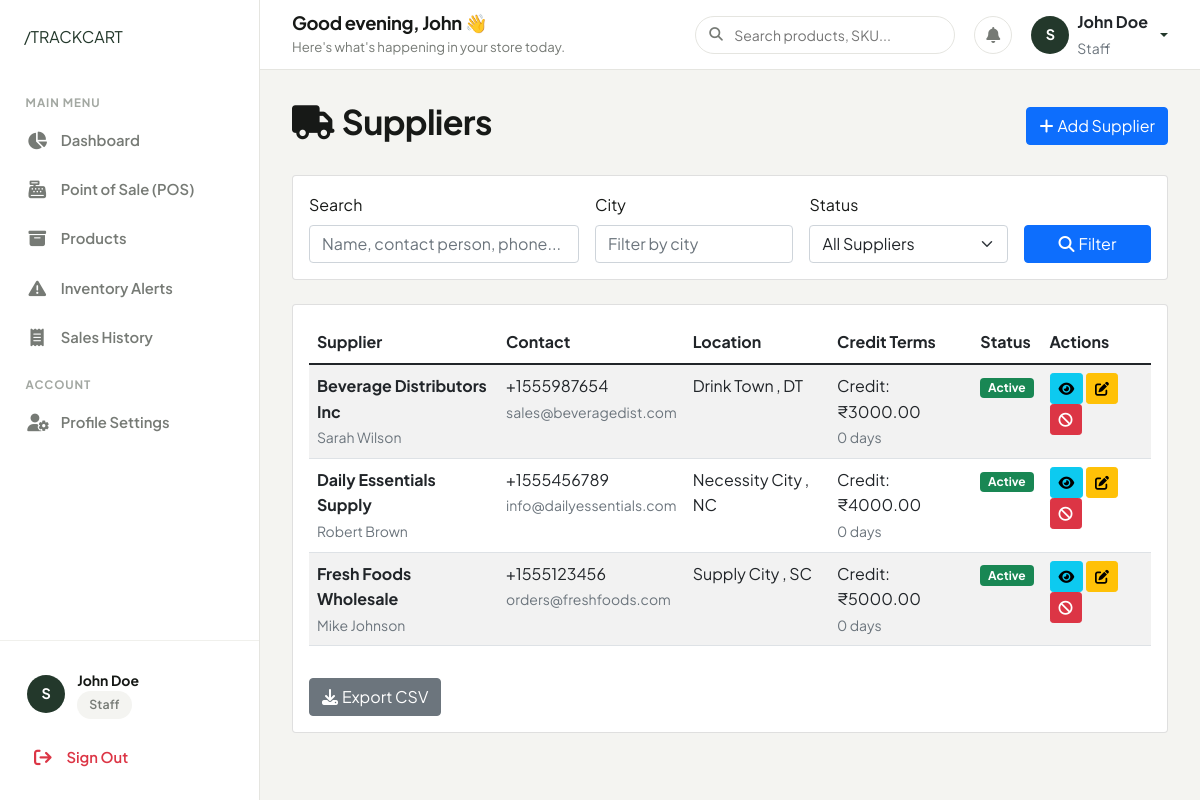
The page /suppliers/ (signed in) on the database its author committed.
### authentication/models.py (models this page shows, shortened)
class UserProfile(models.Model):
    ROLE_CHOICES = [
        ('admin', 'Admin'),
        ('staff', 'Staff'),
    ]
    user = models.OneToOneField(User, on_delete=models.CASCADE)
    role = models.CharField(max_length=10, choices=ROLE_CHOICES, default='staff')
    phone = models.CharField(max_length=15, blank=True, null=True)
    address = models.TextField(blank=True, null=True)
    created_at = models.DateTimeField(auto_now_add=True)
    updated_at = models.DateTimeField(auto_now=True)
    @property
    def is_admin(self):
        return self.role == 'admin'

### suppliers/models.py (models this page shows, shortened)
class Supplier(models.Model):
    name = models.CharField(max_length=200)
    contact_person = models.CharField(max_length=100, blank=True, null=True)
    phone_regex = RegexValidator(regex=r'^\+?1?\d{9,15}$', message="Phone number must be entered in the format: '+999999999'. Up to 15 digits allowed.")
    phone = models.CharField(validators=[phone_regex], max_length=17)
    email = models.EmailField(blank=True, null=True)
    address = models.TextField()
    city = models.CharField(max_length=100)
    state = models.CharField(max_length=100, blank=True, null=True)
    pincode = models.CharField(max_length=10, blank=True, null=True)
    gst_number = models.CharField(max_length=15, blank=True, null=True, help_text="GST Registration Number")
    pan_number = models.CharField(max_length=10, blank=True, null=True, help_text="PAN Number")
    bank_name = models.CharField(max_length=100, blank=True, null=True)
    account_number = models.CharField(max_length=20, blank=True, null=True)
    ifsc_code = models.CharField(max_length=11, blank=True, null=True)
    credit_limit = models.DecimalField(max_digits=10, decimal_places=2, default=0, help_text="Credit limit for this supplier")
    credit_days = models.IntegerField(default=0, help_text="Credit payment days")
    notes = models.TextField(blank=True, null=True)
    is_active = models.BooleanField(default=True)
    created_by = models.ForeignKey(User, on_delete=models.PROTECT)
    created_at = models.DateTimeField(auto_now_add=True)
    updated_at = models.DateTimeField(auto_now=True)
    class Meta:
        ordering = ['name']

### suppliers/views.py (the view, shortened to what this page needs)
# urls.py: path('', views.supplier_list, name='supplier_list'),
@login_required
def supplier_list(request):
    search_query = request.GET.get('search', '')
    city_filter = request.GET.get('city', '')
    status_filter = request.GET.get('status', '')
    suppliers = Supplier.objects.all()
    if city_filter:
        suppliers = suppliers.filter(city__icontains=city_filter)
    if status_filter == 'active':
        suppliers = suppliers.filter(is_active=True)
    elif status_filter == 'inactive':
        suppliers = suppliers.filter(is_active=False)
    cities = Supplier.objects.values_list('city', flat=True).distinct().order_by('city')
    context = {
        'suppliers': suppliers,
        'cities': cities,
        'search_query': search_query,
        'city_filter': city_filter,
        'status_filter': status_filter,
    }
    return render(request, 'suppliers/supplier_list.html', context)

### templates/suppliers/supplier_list.html (shortened to what this page needs)
{% extends 'base.html' %}
{% block content %}
<div class="d-flex justify-content-between align-items-center mb-4">
    <h2><i class="fas fa-truck me-2"></i>Suppliers</h2>
    <a href="{% url 'suppliers:supplier_create' %}" class="btn btn-primary">
        <i class="fas fa-plus me-1"></i>Add Supplier
    </a>
</div>
<div class="card mb-4">
    <div class="card-body">
        <form method="get" class="row g-3">
            <div class="col-md-4">
                <label for="search" class="form-label">Search</label>
                <input type="text" class="form-control" id="search" name="search"
                       value="{{ search_query }}" placeholder="Name, contact person, phone...">
            </div>
            <div class="col-md-3">
                <label for="city" class="form-label">City</label>
                <input type="text" class="form-control" id="city" name="city"
                       value="{{ city_filter }}" placeholder="Filter by city">
            </div>
            <div class="col-md-3">
                <label for="status" class="form-label">Status</label>
                <select class="form-select" id="status" name="status">
                    <option value="">All Suppliers</option>
                </select>
            </div>
            <div class="col-md-2">
                <label class="form-label">&nbsp;</label>
                <div class="d-grid">
                    <button type="submit" class="btn btn-primary">
                        <i class="fas fa-search me-1"></i>Filter
                    </button>
                </div>
            </div>
        </form>
    </div>
</div>
<div class="card">
    <div class="card-body">
        <div class="table-responsive">
            <table class="table table-striped" id="suppliersTable">
                <thead>
                    <tr>
                        <th>Supplier</th>
                        <th>Contact</th>
                        <th>Location</th>
                        <th>Credit Terms</th>
                        <th>Status</th>
                        <th>Actions</th>
                    </tr>
                </thead>
                <tbody>
                    {% for supplier in suppliers %}
                    <tr>
                        <td>
                            <strong>{{ supplier.name }}</strong>
                            {% if supplier.contact_person %}
                            <br><small class="text-muted">{{ supplier.contact_person }}</small>
                            {% endif %}
                        </td>
                        <td>
                            {{ supplier.phone }}<br>
                            {% if supplier.email %}
                            <small class="text-muted">{{ supplier.email }}</small>
                            {% endif %}
                        </td>
                        <td>
                            {{ supplier.city }}
                            {% if supplier.state %}, {{ supplier.state }}{% endif %}
                        </td>
                        <td>
                            Credit: ₹{{ supplier.credit_limit }}<br>
                            <small class="text-muted">{{ supplier.credit_days }} days</small>
                        </td>
                        <td>
                            {% if supplier.is_active %}
                                <span class="badge bg-success">Active</span>
                            {% else %}
                                <span class="badge bg-danger">Inactive</span>
                            {% endif %}
                        </td>
                        <td>
                            <a href="{% url 'suppliers:supplier_detail' supplier.id %}" class="btn btn-sm btn-info">
                                <i class="fas fa-eye"></i>
                            </a>
                            <a href="{% url 'suppliers:supplier_edit' supplier.id %}" class="btn btn-sm btn-warning">
                                <i class="fas fa-edit"></i>
                            </a>
                            {% if supplier.is_active %}
                            <button type="button" class="btn btn-sm btn-danger"
                                    onclick="toggleSupplierStatus({{ supplier.id }}, 'deactivate')">
                                <i class="fas fa-ban"></i>
                            </button>
                            {% else %}
                            <button type="button" class="btn btn-sm btn-success"
                                    onclick="toggleSupplierStatus({{ supplier.id }}, 'activate')">
                                <i class="fas fa-check"></i>
                            </button>
                            {% endif %}
                        </td>
                    </tr>
                    {% empty %}
                    <tr>
                        <td colspan="6" class="text-center text-muted">No suppliers found</td>
                    </tr>
                    {% endfor %}
                </tbody>
            </table>
        </div>
        {% if suppliers %}
        <div class="mt-3">
            <button type="button" class="btn btn-secondary" onclick="exportTableToCSV('suppliersTable', 'suppliers_list')">
                <i class="fas fa-download me-1"></i>Export CSV
            </button>
        </div>
        {% endif %}
    </div>
</div>
{% endblock %}

### templates/components/sidebar.html (shortened to what this page needs)
{% load static %}
<aside class="sidebar">
    <div>
        <div class="sidebar-header">
            <a href="{% url 'home' %}" class="brand-slash-logo">
                /TRACKCART
            </a>
        </div>
        <ul class="sidebar-nav">
            <li class="sidebar-label">Main Menu</li>
            <li class="sidebar-item">
                <a href="{% url 'dashboard:dashboard' %}" class="sidebar-link {% if request.resolver_match.url_name == 'dashboard' %}active{% endif %}">
                    <i class="fas fa-chart-pie"></i>
                    <span>Dashboard</span>
                </a>
            </li>
            {% if not user.userprofile.is_admin %}
            <li class="sidebar-item">
                <a href="{% url 'sales:sale_create' %}" class="sidebar-link {% if request.resolver_match.url_name == 'sale_create' %}active{% endif %}">
                    <i class="fas fa-cash-register"></i>
                    <span>Point of Sale (POS)</span>
                </a>
            </li>
            {% endif %}
            <li class="sidebar-item">
                <a href="{% url 'products:product_list' %}" class="sidebar-link ">
                    <i class="fas fa-box-archive"></i>
                    <span>Products</span>
                </a>
            </li>
            <li class="sidebar-item">
                <a href="{% url 'products:low_stock_alert' %}" class="sidebar-link {% if request.resolver_match.url_name == 'low_stock_alert' %}active{% endif %}">
                    <i class="fas fa-triangle-exclamation"></i>
                    <span>Inventory Alerts</span>
                </a>
            </li>
            <li class="sidebar-item">
                <a href="{% url 'sales:sale_list' %}" class="sidebar-link {% if 'sale' in request.resolver_match.url_name and request.resolver_match.url_name != 'sale_create' %}active{% endif %}">
                    <i class="fas fa-receipt"></i>
                    <span>Sales History</span>
                </a>
            </li>
            <li class="sidebar-label">Account</li>
            <li class="sidebar-item">
                <a href="{% url 'authentication:profile' %}" class="sidebar-link {% if request.resolver_match.url_name == 'profile' %}active{% endif %}">
                    <i class="fas fa-user-gear"></i>
                    <span>Profile Settings</span>
                </a>
            </li>
        </ul>
    </div>
    <div class="sidebar-footer">
        <div class="sidebar-user-card mb-2">
            <div class="user-avatar">
                {{ user.username|slice:":1"|upper }}
            </div>
            <div class="user-info">
                <div class="user-name">{{ user.get_full_name|default:user.username }}</div>
                <div class="user-role-badge">
                    <span class="tc-badge {% if user.userprofile.is_admin %}tc-badge-success{% else %}tc-badge-neutral{% endif %}">
                        {{ user.userprofile.get_role_display }}
                    </span>
                </div>
            </div>
        </div>
        <a href="{% url 'authentication:logout' %}" class="sidebar-link text-danger">
            <i class="fas fa-arrow-right-from-bracket"></i>
            <span>Sign Out</span>
        </a>
    </div>
</aside>

### templates/components/topbar.html (shortened to what this page needs)
{% load static %}
<header class="dashboard-topbar">
    <div class="d-flex align-items-center gap-3">
        <div class="topbar-welcome">
            <h4>Good {% if now.hour < 12 %}morning{% elif now.hour < 17 %}afternoon{% else %}evening{% endif %}, {{ user.first_name|default:user.username }} 👋</h4>
            <p>Here's what's happening in your store today.</p>
        </div>
    </div>
    <div class="topbar-actions">
        <div class="search-box-custom">
            <i class="fas fa-magnifying-glass"></i>
            <input type="text" id="globalSearchInput" class="form-control-custom" placeholder="Search products, SKU...">
        </div>
        <a href="{% url 'products:low_stock_alert' %}" class="topbar-icon-btn" title="Stock Alerts">
            <i class="fas fa-bell"></i>
        </a>
        <div class="dropdown">
            <a href="#" class="d-flex align-items-center gap-2 text-decoration-none dropdown-toggle" id="userMenuDropdown" data-bs-toggle="dropdown" aria-expanded="false">
                <div class="user-avatar">
                    {{ user.username|slice:":1"|upper }}
                </div>
                <div class="d-none d-md-block text-start">
                    <div class="fw-bold text-dark fs-6 line-height-1">{{ user.get_full_name|default:user.username }}</div>
                    <small class="text-muted text-capitalize">{{ user.userprofile.role }}</small>
                </div>
            </a>
        </div>
    </div>
</header>

### static/css/main.css (style rules this page uses)
:root { --primary-dark: #151815; --dark-green: #23382B; --dark-green-hover: #1b2c22; --muted-green: #536957; --accent-green-light: #EBF1EC; --soft-bg: #F4F4F1; --white: #FFFFFF; --card-bg: #FFFFFF; --text-main: #171917; --text-muted: #767A75; --text-light: #A3A8A2; --border-color: #E5E5E0; --border-light: #F0F0EC; --status-success: #2B7A4B; --status-success-bg: #E8F5EE; --status-warning: #C07D14; --status-warning-bg: #FEF6E7; --status-danger: #C93B2B; --status-danger-bg: #FDF0EE; --font-family: 'Plus Jakarta Sans', 'Inter', -apple-system, BlinkMacSystemFont, "Segoe UI", Roboto, sans-serif; --radius-sm: 8px; --radius-md: 14px; --radius-lg: 20px; --radius-xl: 28px; --radius-pill: 9999px; --shadow-sm: 0 2px 8px rgba(21, 24, 21, 0.04); --shadow-md: 0 8px 24px rgba(21, 24, 21, 0.06); --shadow-lg: 0 16px 40px rgba(21, 24, 21, 0.08); --transition-fast: 0.15s ease; --transition-normal: 0.25s ease; }
* { box-sizing: border-box; margin: 0; padding: 0; }
body { font-family: var(--font-family); background-color: var(--soft-bg); color: var(--text-main); line-height: 1.6; -webkit-font-smoothing: antialiased; -moz-osx-font-smoothing: grayscale; }
h1, h2, h3, h4, h5, h6 { color: var(--text-main); font-weight: 700; letter-spacing: -0.02em; line-height: 1.2; }
h2 { font-size: 2.125rem; }
h4 { font-size: 1.25rem; }
p { color: var(--text-muted); font-size: 1rem; }
a { color: var(--dark-green); text-decoration: none; transition: color var(--transition-fast); }
.form-control-custom { width: 100%; padding: 0.75rem 1rem; border-radius: var(--radius-md); border: 1px solid var(--border-color); background-color: var(--white); color: var(--text-main); font-family: var(--font-family); font-size: 0.95rem; transition: border-color var(--transition-fast), box-shadow var(--transition-fast); }
.tc-badge { display: inline-flex; align-items: center; gap: 0.35rem; padding: 0.25rem 0.75rem; border-radius: var(--radius-pill); font-size: 0.775rem; font-weight: 600; letter-spacing: 0.01em; }
.tc-badge-neutral { background-color: var(--soft-bg); color: var(--text-muted); }
.mt-3 { margin-top: 1rem; }
.mb-2 { margin-bottom: 0.5rem; }
.mb-4 { margin-bottom: 1.5rem; }

### rows shown on the page
Supplier: name "Beverage Distributors Inc", contact_person "Sarah Wilson", phone "+1555987654", email "sales@beveragedist.com", city "Drink Town", state "DT", credit_limit "3000.00", credit_days "0", is_active "Active"
Supplier: name "Daily Essentials Supply", contact_person "Robert Brown", phone "+1555456789", email "info@dailyessentials.com", city "Necessity City", state "NC", credit_limit "4000.00", credit_days "0", is_active "Active"
Supplier: name "Fresh Foods Wholesale", contact_person "Mike Johnson", phone "+1555123456", email "orders@freshfoods.com", city "Supply City", state "SC", credit_limit "5000.00", credit_days "0", is_active "Active"

### other values the page prints
{{ user.username|slice:":1"|upper }} "S"
{{ user.get_full_name|default:user.username }} "John Doe"
{{ user.userprofile.get_role_display }} "Staff"
{{ user.first_name|default:user.username }} "John"
{{ user.userprofile.role }} "Staff"
